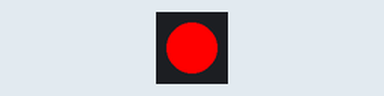
Simulated run of this sketch. Board: ESP32. On the bench: 1 RGB LEDs in strip order, left to right.

Above: at 0.2 s.
At 1.2 s:
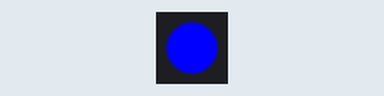
At 2.2 s:
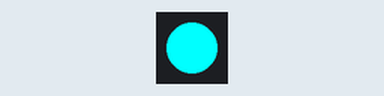
At 4.7 s:
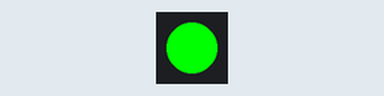
Timing chart, 0 to 5.2 s (numbered marks = the images above):
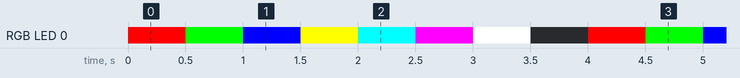

Measured:
- by itself, RGB LED 0: repeats every 4.0 s: RGB(0, 255, 0) 0.50 s, RGB(0, 0, 255) 0.50 s, RGB(255, 255, 0) 0.50 s, RGB(0, 255, 255) 0.50 s, RGB(255, 0, 255) 0.50 s, RGB(255, 255, 255) 0.50 s, off 0.50 s, RGB(255, 0, 0) 0.50 s
- by itself, everything shown: repeats every 4.0 s, in 8 steps

The sketch:

Test_ESP32.ino
```cpp
#include <Adafruit_NeoPixel.h>

#define LED_PIN     48  // Adjust according to your board's LED pin
#define LED_COUNT   1   // Only one integrated NeoPixel

// Create an instance of the NeoPixel strip
Adafruit_NeoPixel strip(LED_COUNT, LED_PIN, NEO_GRB + NEO_KHZ800);

void setup() {
  strip.begin();          // Initialize the NeoPixel strip
  strip.show();           // Initialize all pixels to 'off'
}

void loop() {
  // Cycle through colors
  colorWipe(strip.Color(255, 0, 0), 500); // Red
  colorWipe(strip.Color(0, 255, 0), 500); // Green
  colorWipe(strip.Color(0, 0, 255), 500); // Blue
  colorWipe(strip.Color(255, 255, 0), 500); // Yellow
  colorWipe(strip.Color(0, 255, 255), 500); // Cyan
  colorWipe(strip.Color(255, 0, 255), 500); // Magenta
  colorWipe(strip.Color(255, 255, 255), 500); // White
  colorWipe(strip.Color(0, 0, 0), 500); // Off
}

// Fill the NeoPixel strip with a color
void colorWipe(uint32_t color, int wait) {
  strip.setPixelColor(0, color); // Set the color for the single NeoPixel
  strip.show();                  // Update the strip
  delay(wait);                   // Wait for a moment
}
```
